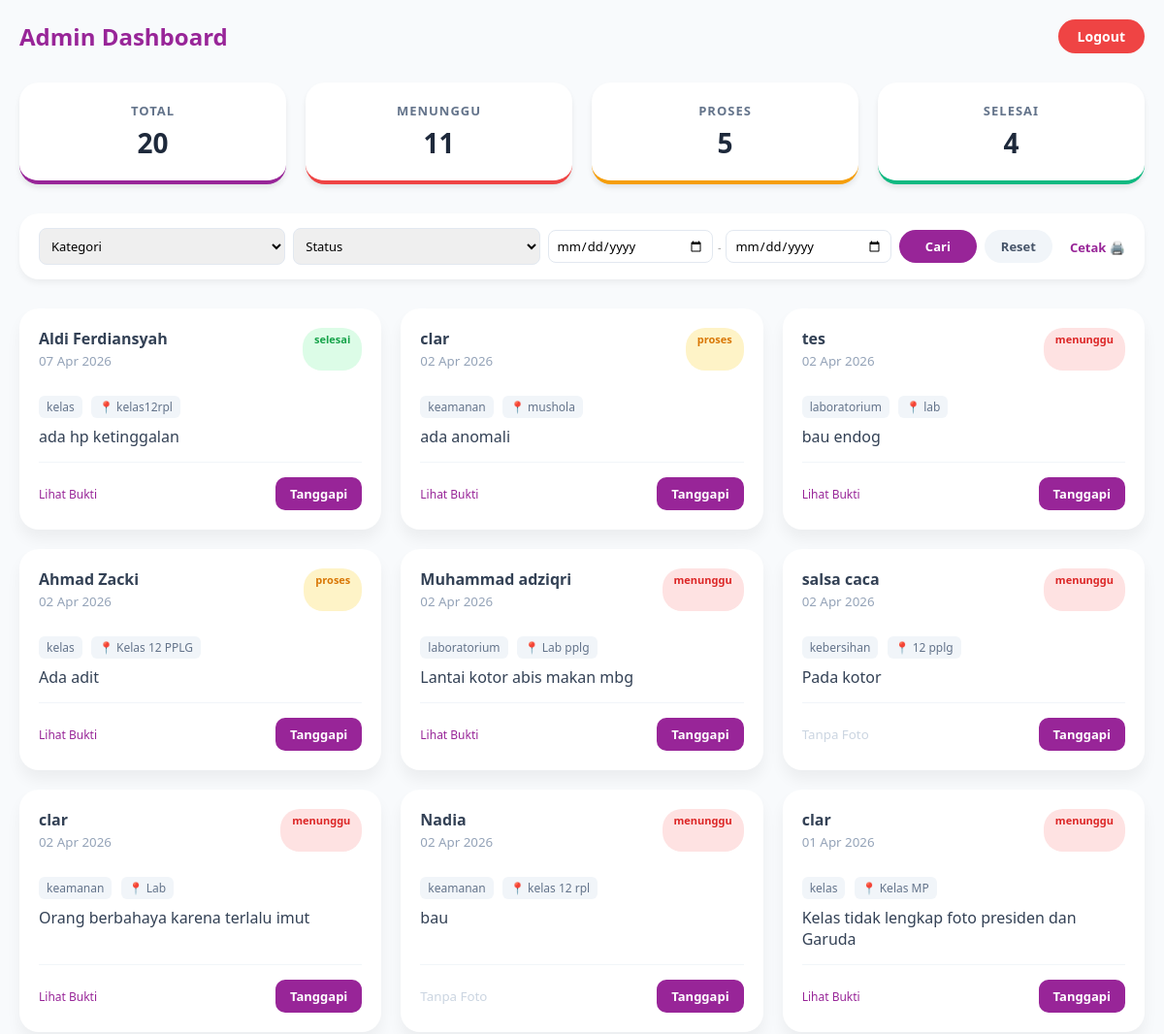
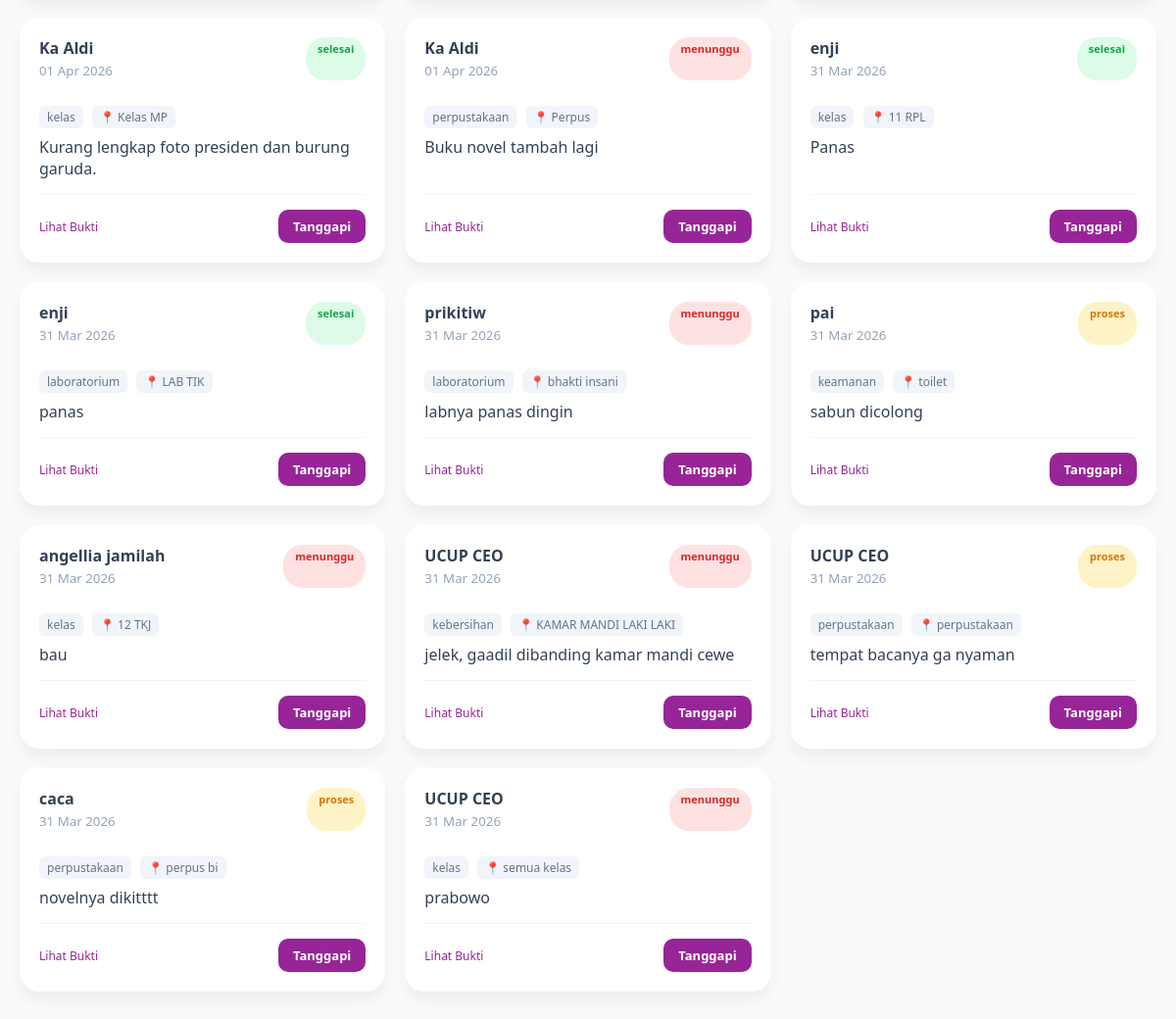
Page /complain/htdocs/admin.php (signed in) on the committed database (2 pictures, top to bottom).
### tables this page shows
CREATE TABLE `aspirasi` (
  `id_aspirasi` int(11) NOT NULL,
  `nis` char(10) NOT NULL,
  `id_kategori` int(11) NOT NULL,
  `lokasi` varchar(50) NOT NULL,
  `keterangan` text NOT NULL,
  `foto` varchar(255) NOT NULL,
  `tanggal` date NOT NULL,
  `status` enum('menunggu','proses','selesai') NOT NULL DEFAULT 'menunggu',
  `feedback` text DEFAULT NULL
);

CREATE TABLE `siswa` (
  `nis` char(10) NOT NULL,
  `nama` varchar(50) NOT NULL,
  `kelas` varchar(10) NOT NULL,
  `password` varchar(255) NOT NULL
);

CREATE TABLE `kategori` (
  `id_kategori` int(11) NOT NULL,
  `nama_kategori` varchar(50) NOT NULL
);

### complain/htdocs/functions.php (called while the page is built, shortened)
<?php
$conn = mysqli_connect("sql208.infinityfree.com", "if0_41558678", "Drekie14", "if0_41558678_db_pengaduan_sekolah");
function query($query) {
    global $conn;
    $result = mysqli_query($conn, $query);
    $rows = [];
    while($row = mysqli_fetch_assoc($result)) {
        $rows[] = $row;
    }
    return $rows;
}
?>

### complain/htdocs/admin.php (the view, shortened to what this page needs)
<?php
require 'functions.php';
$query_dasar = "SELECT aspirasi.*, siswa.nama, kategori.nama_kategori
                FROM aspirasi
                JOIN siswa ON aspirasi.nis = siswa.nis
                JOIN kategori ON aspirasi.id_kategori = kategori.id_kategori
                WHERE 1=1 ";
$query_dasar .= " ORDER BY aspirasi.tanggal DESC";
$laporan = query($query_dasar);
$total_data = count($laporan);
$menunggu = count(array_filter($laporan, fn($l) => $l['status'] == 'menunggu'));
$proses = count(array_filter($laporan, fn($l) => $l['status'] == 'proses'));
$selesai = count(array_filter($laporan, fn($l) => $l['status'] == 'selesai'));
?>
<!DOCTYPE html>
<html lang="id">
<head>
</head>
<body>
<div class="wrapper">
    <div class="header">
        <h1>Admin Dashboard</h1>
        <a href="logout.php" class="logout">Logout</a>
    </div>
   <div class="stats">
        <div class="card-stat"><h4>Total</h4><p><?= $total_data; ?></p></div>
        <div class="card-stat"><h4>Menunggu</h4><p><?= $menunggu; ?></p></div>
        <div class="card-stat"><h4>Proses</h4><p><?= $proses; ?></p></div>
        <div class="card-stat"><h4>Selesai</h4><p><?= $selesai; ?></p></div>
    </div>
    <div class="filter">
        <form method="post">
            <select name="id_kategori">
                <option value="">Kategori</option>
            </select>
            <select name="status">
                <option value="">Status</option>
            </select>
            <div class="date-group">
                <input type="date" name="tgl_awal">
                <span style="font-size: 11px; color: #999;">-</span>
                <input type="date" name="tgl_akhir">
            </div>
            <button type="submit" name="cari">Cari</button>
            <a href="admin.php" class="btn-reset">Reset</a>
            <div class="print-box">
                <a href="print_laporan.php" target="_blank" class="link-print">Cetak 🖨️</a>
            </div>
        </form>
    </div>
    <div class="laporan-container">
        <?php foreach($laporan as $row) : ?>
        <div class="laporan-card">
            <div class="laporan-header">
                <div>
                    <h4 style="font-size: 16px;"><?= htmlspecialchars($row['nama']); ?></h4>
                    <small style="color: #94a3b8;"><?= date('d M Y', strtotime($row['tanggal'])); ?></small>
                </div>
                <span class="status <?= $row['status']; ?>"><?= $row['status']; ?></span>
            </div>
            <div class="laporan-body">
                <div style="margin-bottom: 10px;">
                    <span class="badge"><?= $row['nama_kategori']; ?></span>
                    <span class="badge">📍 <?= htmlspecialchars($row['lokasi']); ?></span>
                </div>
                <p><?= nl2br(htmlspecialchars($row['keterangan'])); ?></p>
            </div>
            <div class="laporan-footer">
                <?php if($row['foto']) : ?>
                    <a href="assets/img/<?= $row['foto']; ?>" target="_blank" style="font-size: 12px; color: #982598; text-decoration: none;">Lihat Bukti</a>
                <?php else : ?>
                    <small style="color: #cbd5e1;">Tanpa Foto</small>
                <?php endif; ?>
                <a href="proses_laporan.php?id=<?= $row['id_aspirasi']; ?>" class="btn-tanggapi">Tanggapi</a>
            </div>
        </div>
        <?php endforeach; ?>
    </div>
</div>
</body>
</html>

### complain/htdocs/admin.php (style rules this page uses)
* { box-sizing: border-box; margin: 0; padding: 0; font-family: 'Segoe UI', sans-serif; }
body { background: #f8fafc; color: #334155; padding-bottom: 50px; }
.wrapper { max-width: 1200px; margin: 0 auto; padding: 20px; }
.header { display: flex; justify-content: space-between; align-items: center; margin-bottom: 30px; }
.header h1 { font-size: 24px; color: #982598; }
.logout { background: #ef4444; color: white; padding: 8px 20px; border-radius: 25px; text-decoration: none; font-size: 14px; font-weight: 600; }
.stats { display: grid; grid-template-columns: repeat(4, 1fr); gap: 20px; margin-bottom: 30px; }
.card-stat { background: white; padding: 20px; border-radius: 20px; box-shadow: 0 4px 6px -1px rgba(0, 0, 0, 0.1); text-align: center; border-bottom: 4px solid transparent; }
.card-stat:nth-child(1) { border-color: #982598; }
.card-stat:nth-child(2) { border-color: #ef4444; }
.card-stat:nth-child(3) { border-color: #f59e0b; }
.card-stat:nth-child(4) { border-color: #10b981; }
.card-stat h4 { font-size: 13px; color: #64748b; text-transform: uppercase; letter-spacing: 1px; }
.card-stat p { font-size: 28px; font-weight: 800; color: #1e293b; margin-top: 5px; }
.filter { background: white; padding: 15px 20px; border-radius: 20px; box-shadow: 0 4px 6px rgba(0,0,0,0.05); margin-bottom: 30px; }
.filter form { display: flex; flex-wrap: wrap; gap: 8px; align-items: center; width: 100%; }
.filter select { flex: 1; min-width: 130px; padding: 8px; border-radius: 8px; border: 1px solid #e2e8f0; font-size: 13px; }
.filter .date-group { display: flex; align-items: center; gap: 5px; flex: 1.5; min-width: 240px; }
.filter .date-group input { width: 100%; padding: 6px 8px; border: 1px solid #e2e8f0; border-radius: 8px; font-size: 13px; }
.filter button, .btn-reset { padding: 8px 15px; border-radius: 20px; font-size: 13px; font-weight: 600; cursor: pointer; text-align: center; border: none; }
.filter button { background: #982598; color: white; min-width: 80px; }
.btn-reset { background: #f1f5f9; color: #475569; text-decoration: none; min-width: 70px; }
.print-box { margin-left: auto; padding-left: 10px; }
.link-print { color: #982598; font-weight: bold; text-decoration: none; font-size: 13px; white-space: nowrap; }
.laporan-container { display: grid; grid-template-columns: repeat(auto-fill, minmax(320px, 1fr)); gap: 20px; }
.laporan-card { background: white; border-radius: 20px; padding: 20px; box-shadow: 0 10px 15px rgba(0,0,0,0.05); display: flex; flex-direction: column; }
.laporan-header { display: flex; justify-content: space-between; margin-bottom: 10px; }
.status { padding: 4px 12px; border-radius: 20px; font-size: 11px; font-weight: 800; }
.menunggu { background: #fee2e2; color: #dc2626; }
.proses { background: #fef3c7; color: #d97706; }
.selesai { background: #dcfce7; color: #16a34a; }
.laporan-body { flex-grow: 1; margin: 15px 0; }
.badge { background: #f1f5f9; padding: 3px 8px; border-radius: 6px; font-size: 12px; color: #64748b; margin-right: 5px; }
.laporan-footer { display: flex; justify-content: space-between; align-items: center; padding-top: 15px; border-top: 1px solid #f1f5f9; }
.btn-tanggapi { background: #982598; color: white; padding: 8px 15px; border-radius: 10px; text-decoration: none; font-size: 13px; font-weight: 600; }

### rows in the picture
aspirasi: siswa.nama "Aldi Ferdiansyah", tanggal "07 Apr 2026", status "selesai", id_kategori.nama_kategori "kelas", lokasi "kelas12rpl", keterangan "ada hp ketinggalan"
aspirasi: siswa.nama "clar", tanggal "02 Apr 2026", status "proses", id_kategori.nama_kategori "keamanan", lokasi "mushola", keterangan "ada anomali"
aspirasi: siswa.nama "tes", tanggal "02 Apr 2026", status "menunggu", id_kategori.nama_kategori "laboratorium", lokasi "lab", keterangan "bau endog"
aspirasi: siswa.nama "Ahmad Zacki", tanggal "02 Apr 2026", status "proses", id_kategori.nama_kategori "kelas", lokasi "Kelas 12 PPLG", keterangan "Ada adit"
aspirasi: siswa.nama "Muhammad adziqri", tanggal "02 Apr 2026", status "menunggu", id_kategori.nama_kategori "laboratorium", lokasi "Lab pplg", keterangan "Lantai kotor abis makan mbg"
aspirasi: siswa.nama "salsa caca", tanggal "02 Apr 2026", status "menunggu", id_kategori.nama_kategori "kebersihan", lokasi "12 pplg", keterangan "Pada kotor", foto "Tanpa Foto"
aspirasi: siswa.nama "clar", tanggal "02 Apr 2026", status "menunggu", id_kategori.nama_kategori "keamanan", lokasi "Lab", keterangan "Orang berbahaya karena terlalu imut"
aspirasi: siswa.nama "Nadia", tanggal "02 Apr 2026", status "menunggu", id_kategori.nama_kategori "keamanan", lokasi "kelas 12 rpl", keterangan "bau", foto "Tanpa Foto"
aspirasi: siswa.nama "clar", tanggal "01 Apr 2026", status "menunggu", id_kategori.nama_kategori "kelas", lokasi "Kelas MP", keterangan "Kelas tidak lengkap foto presiden dan Garuda"
aspirasi: siswa.nama "Ka Aldi", tanggal "01 Apr 2026", status "selesai", id_kategori.nama_kategori "kelas", lokasi "Kelas MP", keterangan "Kurang lengkap foto presiden dan burung garuda."
aspirasi: siswa.nama "Ka Aldi", tanggal "01 Apr 2026", status "menunggu", id_kategori.nama_kategori "perpustakaan", lokasi "Perpus", keterangan "Buku novel tambah lagi"
aspirasi: siswa.nama "enji", tanggal "31 Mar 2026", status "selesai", id_kategori.nama_kategori "kelas", lokasi "11 RPL", keterangan "Panas"
aspirasi: siswa.nama "enji", tanggal "31 Mar 2026", status "selesai", id_kategori.nama_kategori "laboratorium", lokasi "LAB TIK", keterangan "panas"
aspirasi: siswa.nama "prikitiw", tanggal "31 Mar 2026", status "menunggu", id_kategori.nama_kategori "laboratorium", lokasi "bhakti insani", keterangan "labnya panas dingin"
aspirasi: siswa.nama "pai", tanggal "31 Mar 2026", status "proses", id_kategori.nama_kategori "keamanan", lokasi "toilet", keterangan "sabun dicolong"
aspirasi: siswa.nama "angellia jamilah", tanggal "31 Mar 2026", status "menunggu", id_kategori.nama_kategori "kelas", lokasi "12 TKJ", keterangan "bau"
aspirasi: siswa.nama "UCUP CEO", tanggal "31 Mar 2026", status "menunggu", id_kategori.nama_kategori "kebersihan", lokasi "KAMAR MANDI LAKI LAKI", keterangan "jelek, gaadil dibanding kamar mandi cewe"
aspirasi: siswa.nama "UCUP CEO", tanggal "31 Mar 2026", status "proses", id_kategori.nama_kategori "perpustakaan", lokasi "perpustakaan", keterangan "tempat bacanya ga nyaman"
aspirasi: siswa.nama "caca", tanggal "31 Mar 2026", status "proses", id_kategori.nama_kategori "perpustakaan", lokasi "perpus bi", keterangan "novelnya dikitttt"
aspirasi: siswa.nama "UCUP CEO", tanggal "31 Mar 2026", status "menunggu", id_kategori.nama_kategori "kelas", lokasi "semua kelas", keterangan "prabowo"

### other values in the picture
$total_data "20"
$menunggu "11"
$proses "5"
$selesai "4"
